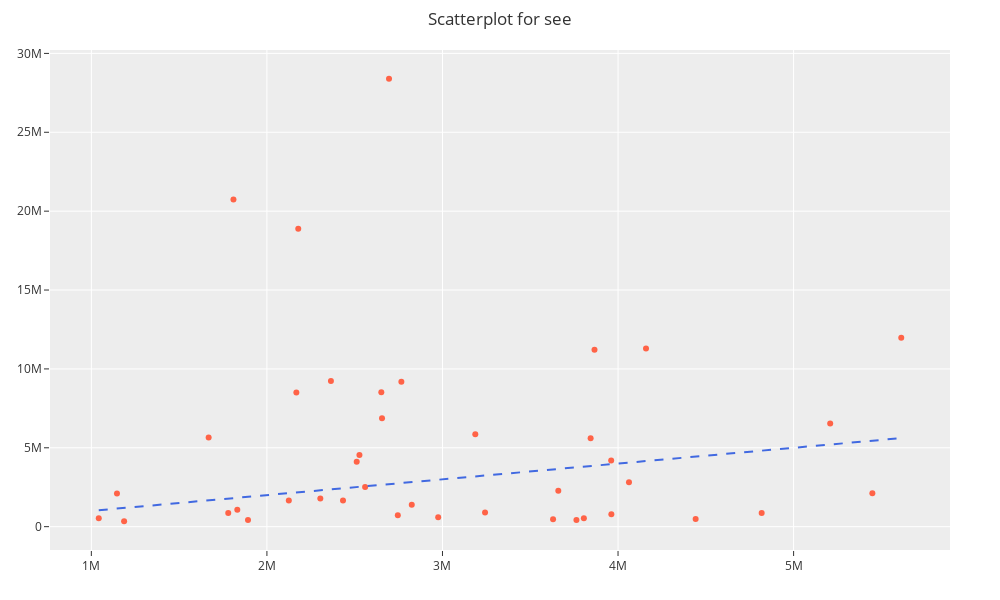

Source (notebook cell):
### Code cell
valplot(data, 'see', theme='light')

### Figure 1 — Plotly figure (JSON) as saved in the notebook; plotly's stock layout.template omitted (floating-point values rounded to 4 significant figures)
{"data": [{"customdata": ["20_GCTGTTCGGTCTAT    ", "0_GTTCGGTCTA        ", "21_ACCAAACCACCAAC    ", "1_CCAAAACCAA        ", "22_CAACACCAAACAAC    ", "2_AAACCACACA        ", "23_CAAAACCCCAACAC    ", "24_AAACCCACCACACA    ", "25_CAACACCCAAACAC    ", "3_ACCAAACCAC        ", "4_ACACCAAACC        ", "26_CCAAAACCAACAAC    ", "5_AAAAACCCAC        ", "27_AAAAACCCACCCAA    ", "6_CAACACCCAA        ", "7_AAACCCACCA        ", "8_ACAACACCAC        ", "9_CAAAACCCCA        ", "10_AACCAACACC        ", "11_CAACACAACC        ", "28_AAACCACCCAACAC    ", "12_ACCAACACCA        ", "13_CCACCAACAA        ", "29_CCCAAACCCAACCA    ", "30_ACCAACACCAACCA    ", "31_CAACAACACCACCA    ", "32_AACCAACACCACCA    ", "33_AACCACCACAAACC    ", "34_CAACACAACCAACC    ", "35_CACCACAACCACCA    ", "14_ACACACACAC        ", "15_AACCACCACA        ", "16_CAACCAACCA        ", "36_CCCCACACAACAAC    ", "37_CCACCAACAACAAC    ", "17_ACACACACCA        ", "38_ACACACACCACACA    ", "39_CACACACACACACA    ", "40_ACCAACCAACCAAC    ", "18_CCCCACACAA        ", "19_ACACCACCAC        "], "hovertemplate": "emp = %{x:.3e}\n                     <br>mod = %{y:.3e}\n                     <br>seq:  %{customdata} </b>", "marker": {"color": "tomato"}, "mode": "markers", "name": "", "type": "scatter", "x": [1042173, 1145950, 1186657, 1668154, 1779672, 1809459, 1831343, 1892296, 2124654, 2167675, 2178513, 2304253, 2364640, 2433452, 2511513, 2527035, 2559279, 2651666, 2655670, 2695608, 2745623, 2765864, 2825047, 2975581, 3186916, 3242444, 3629903, 3659749, 3763039, 3805400, 3843880, 3865948, 3960894, 3961922, 4062258, 4159347, 4442077, 4818114, 5208461, 5448523, 5613147], "y": [538700.0, 2097000.0, 343600.0, 5651000.0, 860800.0, 20740000.0, 1068000.0, 425500.0, 1664000.0, 8504000.0, 18890000.0, 1791000.0, 9231000.0, 1657000.0, 4119000.0, 4543000.0, 2515000.0, 8521000.0, 6874000.0, 28390000.0, 723000.0, 9185000.0, 1392000.0, 598700.0, 5854000.0, 896600.0, 476600.0, 2281000.0, 427200.0, 539800.0, 5608000.0, 11210000.0, 4199000.0, 788500.0, 2820000.0, 11290000.0, 492800.0, 860200.0, 6533000.0, 2114000.0, 11980000.0]}, {"line": {"dash": "dash"}, "marker": {"color": "royalblue"}, "mode": "lines", "name": "bisector", "type": "scatter", "x": [1042173, 1145950, 1186657, 1668154, 1779672, 1809459, 1831343, 1892296, 2124654, 2167675, 2178513, 2304253, 2364640, 2433452, 2511513, 2527035, 2559279, 2651666, 2655670, 2695608, 2745623, 2765864, 2825047, 2975581, 3186916, 3242444, 3629903, 3659749, 3763039, 3805400, 3843880, 3865948, 3960894, 3961922, 4062258, 4159347, 4442077, 4818114, 5208461, 5448523, 5613147], "y": [1042173, 1145950, 1186657, 1668154, 1779672, 1809459, 1831343, 1892296, 2124654, 2167675, 2178513, 2304253, 2364640, 2433452, 2511513, 2527035, 2559279, 2651666, 2655670, 2695608, 2745623, 2765864, 2825047, 2975581, 3186916, 3242444, 3629903, 3659749, 3763039, 3805400, 3843880, 3865948, 3960894, 3961922, 4062258, 4159347, 4442077, 4818114, 5208461, 5448523, 5613147]}], "layout": {"autosize": false, "height": 600, "margin": {"b": 50, "l": 50, "pad": 0, "r": 50, "t": 50}, "showlegend": false, "title": {"text": "Scatterplot for see"}, "width": 1000, "xaxis": {"showgrid": true, "tickmode": "array"}, "yaxis": {"showgrid": true, "tickmode": "array"}}}
